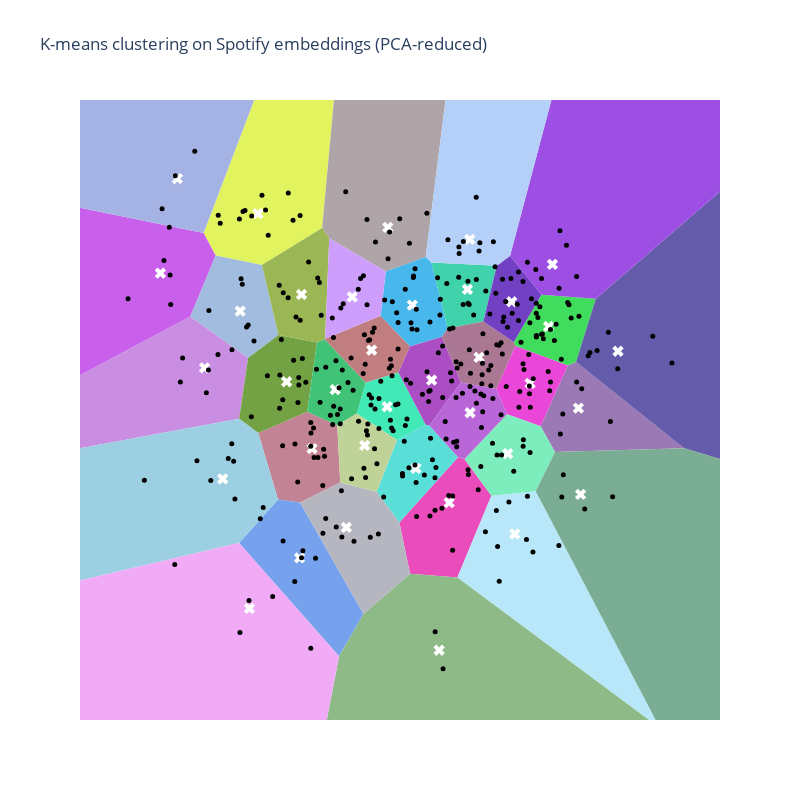

This figure's notebook cell:
### Code cell
data = {
    'x': song_reduced_embeddings[:, 0],
    'y': song_reduced_embeddings[:, 1],
    'name': [m['name'] for m in song_metadata],
    'artist': [m['artist'] for m in song_metadata],
    'genre': [m['genre'] for m in song_metadata],
    'cluster': song_cluster_labels,
    'id': [m['id'] for m in song_metadata]
}

# Create a DataFrame for easier manipulation
df = pd.DataFrame(data)

vor = Voronoi(kmeans.cluster_centers_)
regions, vertices = voronoi_finite_polygons_2d(vor)

# Generate a unique color for each region
def generate_color(name, factor=0.25):
    """Generate a pastel color for the given name."""
    # Generate a color based on the hash of the name
    hash_object = hashlib.md5(name.encode())
    hex_dig = hash_object.hexdigest()
    base_color = [int(hex_dig[i:i+2], 16) for i in (0, 2, 4)]

    # Mix the color with white
    pastel_color = [(1 - factor) * c + factor * 255 for c in base_color]
    pastel_color_hex = ''.join(f'{int(c):02x}' for c in pastel_color)

    return '#' + pastel_color_hex

# Create Plotly figure
fig = go.Figure()

# Add Voronoi regions, each with a different color
for region, center in zip(regions, kmeans.cluster_centers_):
    polygon = vertices[region]
    color = generate_color(str(center))
    fig.add_trace(go.Scatter(
        x=polygon[:, 0],
        y=polygon[:, 1],
        fill="toself",
        fillcolor=color,
        mode='lines',
        line=dict(color='rgba(0,0,0,0)')  # No border color
    ))

# Add centroids
fig.add_trace(go.Scatter(
    x=kmeans.cluster_centers_[:, 0],
    y=kmeans.cluster_centers_[:, 1],
    mode='markers',
    marker=dict(size=10, color='white', symbol='x'),
    name='Centroids'
))

# Add scatter plot of points
fig.add_trace(go.Scatter(
    x=df['x'],
    y=df['y'],
    mode='markers',
    marker=dict(color='black', size=5),
    text=df.apply(lambda row: f"{row['name']} by {row['artist']}", axis=1),
    hoverinfo='text'
))

# Update layout
fig.update_layout(
    title="K-means clustering on Spotify embeddings (PCA-reduced)",
    xaxis=dict(visible=False),
    yaxis=dict(visible=False),
    showlegend=False,
    width=800,
    height=800,
    plot_bgcolor='rgba(0,0,0,0)'
)

fig.update_xaxes(minallowed=df['x'].min()-1, maxallowed=df['x'].max()+1)
fig.update_yaxes(minallowed=df['y'].min()-1, maxallowed=df['y'].max()+1)


# Show the plot
fig.show()

### Figure 1 — Plotly figure (JSON) as saved in the notebook; plotly's stock layout.template omitted (floating-point values rounded to 4 significant figures; data arrays with more than 128 entries replaced by an {"elided": "..."} marker saying what was removed)
{"data": [{"fill": "toself", "fillcolor": "#ea4cbb", "line": {"color": "rgba(0,0,0,0)"}, "mode": "lines", "type": "scatter", "x": [1.036, -0.1851, 0.03907, 1.023, 1.731, 1.171], "y": [-1.572, -2.841, -3.84, -3.912, -2.321, -1.605]}, {"fill": "toself", "fillcolor": "#c17e81", "line": {"color": "rgba(0,0,0,0)"}, "mode": "lines", "type": "scatter", "x": [-0.2041, -0.887, -1.739, -1.73, -0.5763, 0.03635], "y": [0.07903, -0.1201, 0.7211, 0.7333, 1.184, 0.5915]}, {"fill": "toself", "fillcolor": "#40dc5d", "line": {"color": "rgba(0,0,0,0)"}, "mode": "lines", "type": "scatter", "x": [3.322, 3.494, 3.905, 2.774, 2.198, 2.231], "y": [0.2153, 0.2825, 1.515, 1.59, 0.6733, 0.594]}, {"fill": "toself", "fillcolor": "#c28394", "line": {"color": "rgba(0,0,0,0)"}, "mode": "lines", "type": "scatter", "x": [-1.416, -2.251, -2.711, -3.122, -2.103, -1.477], "y": [-2.063, -2.451, -2.395, -1.1, -0.685, -0.9472]}, {"fill": "toself", "fillcolor": "#e2f360", "line": {"color": "rgba(0,0,0,0)"}, "mode": "lines", "type": "scatter", "x": [-3.046, -1.793, -1.013, -4.26, -4.011], "y": [2.169, 2.893, 10.77, 2.793, 2.357]}, {"fill": "toself", "fillcolor": "#76a1ed", "line": {"color": "rgba(0,0,0,0)"}, "mode": "lines", "type": "scatter", "x": [-1.44, -3.522, -2.711, -2.251, -0.9298], "y": [-5.446, -3.239, -2.395, -2.451, -4.622]}, {"fill": "toself", "fillcolor": "#40d2aa", "line": {"color": "rgba(0,0,0,0)"}, "mode": "lines", "type": "scatter", "x": [0.82, 0.4804, 1.845, 1.563], "y": [0.9368, 2.22, 2.155, 1.072]}, {"fill": "toself", "fillcolor": "#9a79b5", "line": {"color": "rgba(0,0,0,0)"}, "mode": "lines", "type": "scatter", "x": [3.322, 3.494, 5.742, 3.055, 2.754], "y": [0.2153, 0.2825, -1.394, -1.468, -0.9693]}, {"fill": "toself", "fillcolor": "#ea47d8", "line": {"color": "rgba(0,0,0,0)"}, "mode": "lines", "type": "scatter", "x": [3.322, 2.754, 2.056, 1.832, 2.231], "y": [0.2153, -0.9693, -0.7323, -0.2444, 0.594]}, {"fill": "toself", "fillcolor": "#a1bcde", "line": {"color": "rgba(0,0,0,0)"}, "mode": "lines", "type": "scatter", "x": [-2.701, -3.046, -4.011, -4.539, -3.333], "y": [0.8069, 2.169, 2.357, 1.17, 0.362]}, {"fill": "toself", "fillcolor": "#afa5a9", "line": {"color": "rgba(0,0,0,0)"}, "mode": "lines", "type": "scatter", "x": [-1.645, -1.793, -1.013, 5.697, 0.3645, -0.4669], "y": [2.69, 2.893, 10.77, 41.72, 2.328, 2.046]}, {"fill": "toself", "fillcolor": "#c98ee1", "line": {"color": "rgba(0,0,0,0)"}, "mode": "lines", "type": "scatter", "x": [-3.333, -3.521, -11.2, -4.539], "y": [0.362, -0.8198, -2.156, 1.17]}, {"fill": "toself", "fillcolor": "#41e9b6", "line": {"color": "rgba(0,0,0,0)"}, "mode": "lines", "type": "scatter", "x": [-0.2041, 0.3631, -0.2347, -1.072, -0.887], "y": [0.07903, -0.9375, -1.236, -0.7181, -0.1201]}, {"fill": "toself", "fillcolor": "#645bab", "line": {"color": "rgba(0,0,0,0)"}, "mode": "lines", "type": "scatter", "x": [3.494, 5.742, 24.42, 18.99, 3.905], "y": [0.2825, -1.394, -6.614, 13.7, 1.515]}, {"fill": "toself", "fillcolor": "#72a243", "line": {"color": "rgba(0,0,0,0)"}, "mode": "lines", "type": "scatter", "x": [-2.701, -1.899, -2.103, -3.122, -3.521, -3.333], "y": [0.8069, 0.6605, -0.685, -1.1, -0.8198, 0.362]}, {"fill": "toself", "fillcolor": "#b7e7f9", "line": {"color": "rgba(0,0,0,0)"}, "mode": "lines", "type": "scatter", "x": [1.731, 1.023, 5.242, 2.654], "y": [-2.321, -3.912, -6.846, -2.235]}, {"fill": "toself", "fillcolor": "#ac4ec3", "line": {"color": "rgba(0,0,0,0)"}, "mode": "lines", "type": "scatter", "x": [-0.2041, 0.3631, 0.4398, 1.102, 0.7005, 0.03635], "y": [0.07903, -0.9375, -0.9521, -0.1176, 0.7739, 0.5915]}, {"fill": "toself", "fillcolor": "#9dcfe2", "line": {"color": "rgba(0,0,0,0)"}, "mode": "lines", "type": "scatter", "x": [-2.711, -3.122, -3.521, -11.2, -38.29, -3.522], "y": [-2.395, -1.1, -0.8198, -2.156, -10.93, -3.239]}, {"fill": "toself", "fillcolor": "#8dba87", "line": {"color": "rgba(0,0,0,0)"}, "mode": "lines", "type": "scatter", "x": [-5.356, 19.15, 5.242, 1.023, 0.03907, -0.9298, -1.44], "y": [-24.44, -20.35, -6.846, -3.912, -3.84, -4.622, -5.446]}, {"fill": "toself", "fillcolor": "#9bb654", "line": {"color": "rgba(0,0,0,0)"}, "mode": "lines", "type": "scatter", "x": [-1.73, -1.645, -1.793, -3.046, -2.701, -1.899, -1.739], "y": [0.7333, 2.69, 2.893, 2.169, 0.8069, 0.6605, 0.7211]}, {"fill": "toself", "fillcolor": "#47b7ec", "line": {"color": "rgba(0,0,0,0)"}, "mode": "lines", "type": "scatter", "x": [0.03635, 0.7005, 0.82, 0.4804, 0.3645, -0.4669, -0.5763], "y": [0.5915, 0.7739, 0.9368, 2.22, 2.328, 2.046, 1.184]}, {"fill": "toself", "fillcolor": "#c860eb", "line": {"color": "rgba(0,0,0,0)"}, "mode": "lines", "type": "scatter", "x": [-56.95, -38.29, -11.2, -4.539, -4.011, -4.26, -23.3], "y": [-16.22, -10.93, -2.156, 1.17, 2.357, 2.793, 6.446]}, {"fill": "toself", "fillcolor": "#9d4ee3", "line": {"color": "rgba(0,0,0,0)"}, "mode": "lines", "type": "scatter", "x": [2.12, 2.774, 3.905, 18.99, 7.419], "y": [2.353, 1.59, 1.515, 13.7, 21.0]}, {"fill": "toself", "fillcolor": "#5adfd8", "line": {"color": "rgba(0,0,0,0)"}, "mode": "lines", "type": "scatter", "x": [0.4398, 0.3631, -0.2347, -0.6578, -0.1851, 1.036], "y": [-0.9521, -0.9375, -1.236, -2.244, -2.841, -1.572]}, {"fill": "toself", "fillcolor": "#7dedbd", "line": {"color": "rgba(0,0,0,0)"}, "mode": "lines", "type": "scatter", "x": [2.056, 1.171, 1.731, 2.654, 3.055, 2.754], "y": [-0.7323, -1.605, -2.321, -2.235, -1.468, -0.9693]}, {"fill": "toself", "fillcolor": "#b5b6c0", "line": {"color": "rgba(0,0,0,0)"}, "mode": "lines", "type": "scatter", "x": [-0.6578, -0.1851, 0.03907, -0.9298, -2.251, -1.416], "y": [-2.244, -2.841, -3.84, -4.622, -2.451, -2.063]}, {"fill": "toself", "fillcolor": "#f1abf6", "line": {"color": "rgba(0,0,0,0)"}, "mode": "lines", "type": "scatter", "x": [-56.95, -5.356, -1.44, -3.522, -38.29], "y": [-16.22, -24.44, -5.446, -3.239, -10.93]}, {"fill": "toself", "fillcolor": "#a5b2e4", "line": {"color": "rgba(0,0,0,0)"}, "mode": "lines", "type": "scatter", "x": [-23.3, -4.26, -1.013, 5.697, 9.389], "y": [6.446, 2.793, 10.77, 41.72, 60.75]}, {"fill": "toself", "fillcolor": "#40c377", "line": {"color": "rgba(0,0,0,0)"}, "mode": "lines", "type": "scatter", "x": [-0.887, -1.072, -1.477, -2.103, -1.899, -1.739], "y": [-0.1201, -0.7181, -0.9472, -0.685, 0.6605, 0.7211]}, {"fill": "toself", "fillcolor": "#bfd399", "line": {"color": "rgba(0,0,0,0)"}, "mode": "lines", "type": "scatter", "x": [-0.6578, -0.2347, -1.072, -1.477, -1.416], "y": [-2.244, -1.236, -0.7181, -0.9472, -2.063]}, {"fill": "toself", "fillcolor": "#ab7893", "line": {"color": "rgba(0,0,0,0)"}, "mode": "lines", "type": "scatter", "x": [2.231, 2.198, 1.563, 0.82, 0.7005, 1.102, 1.832], "y": [0.594, 0.6733, 1.072, 0.9368, 0.7739, -0.1176, -0.2444]}, {"fill": "toself", "fillcolor": "#7241c3", "line": {"color": "rgba(0,0,0,0)"}, "mode": "lines", "type": "scatter", "x": [1.563, 2.198, 2.774, 2.12, 1.845], "y": [1.072, 0.6733, 1.59, 2.353, 2.155]}, {"fill": "toself", "fillcolor": "#cd9efb", "line": {"color": "rgba(0,0,0,0)"}, "mode": "lines", "type": "scatter", "x": [-0.5763, -0.4669, -1.645, -1.73], "y": [1.184, 2.046, 2.69, 0.7333]}, {"fill": "toself", "fillcolor": "#b966d8", "line": {"color": "rgba(0,0,0,0)"}, "mode": "lines", "type": "scatter", "x": [1.832, 1.102, 0.4398, 1.036, 1.171, 2.056], "y": [-0.2444, -0.1176, -0.9521, -1.572, -1.605, -0.7323]}, {"fill": "toself", "fillcolor": "#b4cff8", "line": {"color": "rgba(0,0,0,0)"}, "mode": "lines", "type": "scatter", "x": [0.3645, 0.4804, 1.845, 2.12, 7.419, 9.389, 5.697], "y": [2.328, 2.22, 2.155, 2.353, 21.0, 60.75, 41.72]}, {"fill": "toself", "fillcolor": "#7aad93", "line": {"color": "rgba(0,0,0,0)"}, "mode": "lines", "type": "scatter", "x": [5.242, 19.15, 24.42, 5.742, 3.055, 2.654], "y": [-6.846, -20.35, -6.614, -1.394, -1.468, -2.235]}, {"marker": {"color": "white", "size": 10, "symbol": "x"}, "mode": "markers", "name": "Centroids", "type": "scatter", "x": [0.853, -0.7614, 2.921, -2.002, -3.13, -2.263, 1.233, 3.542, 2.537, -3.499, -0.427, -4.239, -0.4397, 4.367, -2.532, 2.219, 0.4874, -3.863, 0.643, -2.222, 0.08593, -5.159, 3.002, 0.1602, 2.072, -1.289, -3.306, -4.806, -1.52, -0.9059, 1.474, 2.155, -1.166, 1.287, 1.28, 3.588], "y": [-2.455, 0.5151, 0.9739, -1.402, 3.17, -3.529, 1.695, -0.6139, -0.1321, 1.273, 2.902, 0.169, -0.5883, 0.4916, -0.1013, -3.063, -0.07092, -1.993, -5.328, 1.597, 1.391, 2.012, 2.182, -1.789, -1.502, -2.936, -4.513, 3.852, -0.2541, -1.342, 0.3731, 1.456, 1.55, -0.705, 2.671, -2.294]}, {"hoverinfo": "text", "marker": {"color": "black", "size": 5}, "mode": "markers", "text": {"elided": "349 str values"}, "type": "scatter", "x": {"elided": "349 float values"}, "y": {"elided": "349 float values"}}], "layout": {"height": 800, "plot_bgcolor": "rgba(0,0,0,0)", "showlegend": false, "title": {"text": "K-means clustering on Spotify embeddings (PCA-reduced)"}, "width": 800, "xaxis": {"maxallowed": 6.49, "minallowed": -6.833, "visible": false}, "yaxis": {"maxallowed": 5.383, "minallowed": -6.686, "visible": false}}}
